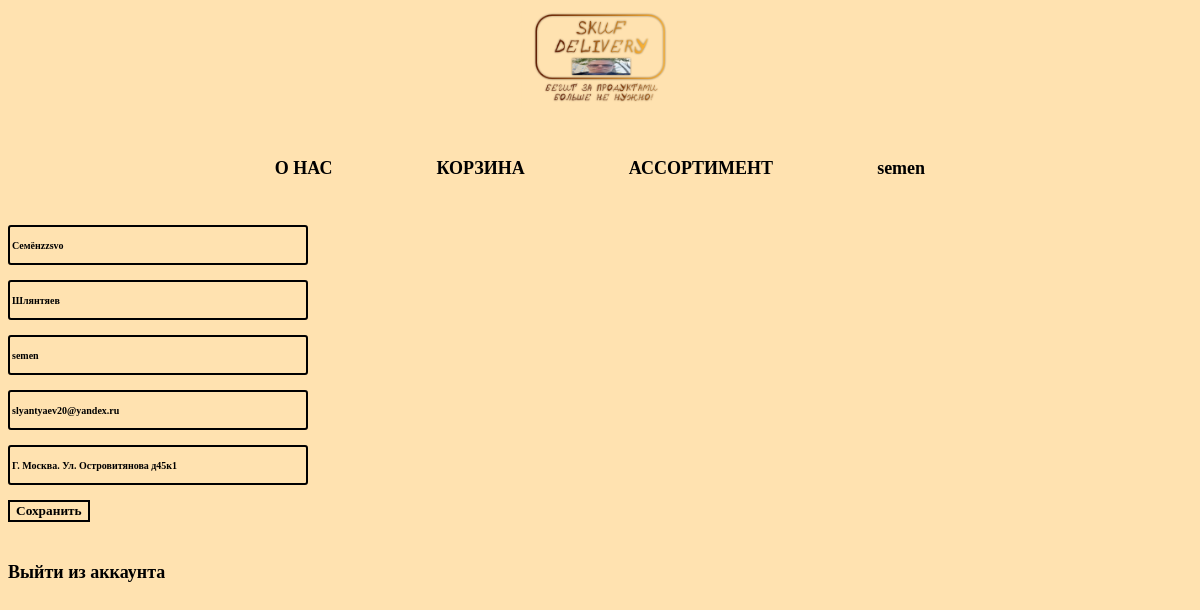
Screenshot of /users/profile/2/ with the database file from the repository.
### users/models.py (models this page shows)
class User(AbstractUser):
    user_address = models.CharField(max_length=128, null=True, blank=True)
    email = models.EmailField(unique=True)

### users/views.py (the view, shortened to what this page needs)
# urls.py: path('profile/<int:pk>/', UserProfileView.as_view(), name='profile'),
class UserProfileView(UpdateView):
    model = User
    form_class = UserProfileForm
    template_name = 'users/profile.html'
    def get_context_data(self, **kwargs):
        context = super(UserProfileView, self).get_context_data(**kwargs)
        context['title'] = 'Личный кабинет'
        return context

### users/forms.py
class UserProfileForm(UserChangeForm):
    first_name = forms.CharField(widget=forms.TextInput(attrs={
        'class': 'form-control py-4', 'placeholder': 'Введите имя'}))
    last_name = forms.CharField(widget=forms.TextInput(attrs={
        'class': 'form-control py-4', 'placeholder': 'Введите фамилию'}))
    username = forms.CharField(widget=forms.TextInput(attrs={
        'class': 'form-control py-4', 'placeholder': 'Введите имя пользователя'}))
    email = forms.EmailField(widget=forms.EmailInput(attrs={
        'class': 'form-control py-4', 'placeholder': 'Введите почту'}))
    user_address = forms.CharField(widget=forms.TextInput(attrs={
        'class': 'form-control py-4', 'placeholder': 'Введите адрес'}))
    class Meta:
        model = User
        fields = ('first_name', 'last_name', 'username', 'email', 'user_address')

### users/templates/users/profile.html (shortened to what this page needs)
{% extends 'users/base.html' %}
{% block content %}
	<section class="section-login">
            <form action="{% url 'users:profile' user.id %}" method="POST">
                {{ form.first_name }}<br>
                {{ form.last_name }}<br>
                {{ form.username }}<br>
                {{ form.email }}<br>
                {{ form.user_address }}<br>
                <div>
                    <input type="submit" value="Сохранить">
                </div>
                <div>
                    <div class="small"><a id="normal" href="{%  url 'users:logout' %}">Выйти из аккаунта</a></div>
                </div>
            </form>
    </section>
{% endblock %}

### users/templates/users/base.html (shortened to what this page needs)
<!DOCTYPE html>
<html lang="en">
<head>
    <link rel="stylesheet" href="../../../static/css/style-login.css">
</head>
<body>
    <header>
        <img class="logo" src="../../../static/img/icon.svg" alt="Изображение логотипа">
    </header>
    <nav class="sticky-nav">
    <ul>
        <li> <a href="{% url 'products:index' %}">О НАС</a> </li>
        <li> <a href="{% url 'products:index' %}">КОРЗИНА</a> </li>
        <li> <a href="{% url 'products:index' %}">АССОРТИМЕНТ</a> </li>
        {% if user.is_authenticated %}
            <li> <a href='{% url 'users:profile' user.id %}'>{{ user.username }}</a></li>
        {% else %}
            <li> <a href="{% url 'users:login' %}"> ВОЙТИ </a> </li>
        {% endif %}
    </ul>
    </nav>
    <main>
        {% block content %} {% endblock %}
    </main>
</body>
</html>

### static/css/style-login.css (style rules this page uses)
* { box-sizing: border-box; font-weight: bold; }
body { font-family: UtromPressKachat, serif; background-color: #FFE2B0; height: 1500px; }
header { text-align: center; margin-bottom: 20px; background-attachment: fixed; }
.logo { height: 100px; width: 200px; }
ul { list-style-type: none; text-align: center; padding: 0px; }
li { display: inline; margin-right: 100px; }
a { color: black; text-decoration: none; font-size: 18px; }
li:last-child { margin-right: 0px; }
nav { margin-bottom: 20px; width: 100%; }
.sticky-nav { position: sticky; top: 0; background-color: #FFE2B0; padding: 10px 0; z-index: 1000; }
#normal { color: black; text-decoration: none; font-size: 18px; }
input[type=text] { height: 40px; width: 300px; border-radius: 3px; margin-bottom: 15px; background-color: #FFE2B0; border: 2px solid black; font-family: UtromPressKachat; font-size: 10px; font-weight: bold; }
input[type=submit] { margin-bottom: 40px; border: 2px solid black; background-color: #FFE2B0; font-family: UtromPressKachat; }
input[type=email] { margin-bottom: 15px; height: 40px; width: 300px; border-radius: 3px; border: 2px solid black; background-color: #FFE2B0; font-family: UtromPressKachat; font-size: 10px; font-weight: bold; }

### rows the page displays
User: username "semen", first_name "Семёнzzsvo", last_name "Шлянтяев", email "slyantyaev20@yandex.ru", user_address "Г. Москва. Ул. Островитянова д45к1"
